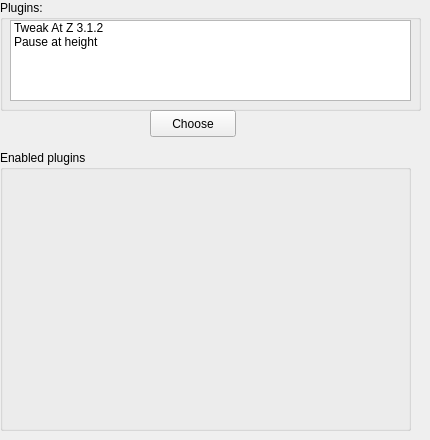
            <widget class="QWidget" name="plugins">
             <attribute name="title">
              <string>Plugins</string>
             </attribute>
             <widget class="QGroupBox" name="plugins_groupbox">
              <property name="geometry">
               <rect>
                <x>0</x>
                <y>0</y>
                <width>421</width>
                <height>111</height>
               </rect>
              </property>
              <property name="title">
               <string>Plugins:</string>
              </property>
              <widget class="QListWidget" name="plugin_config">
               <property name="geometry">
                <rect>
                 <x>10</x>
                 <y>20</y>
                 <width>401</width>
                 <height>81</height>
                </rect>
               </property>
               <item>
                <property name="text">
                 <string>Tweak At Z 3.1.2</string>
                </property>
               </item>
               <item>
                <property name="text">
                 <string>Pause at height</string>
                </property>
               </item>
              </widget>
             </widget>
             <widget class="QPushButton" name="pushButton">
              <property name="geometry">
               <rect>
                <x>150</x>
                <y>110</y>
                <width>86</width>
                <height>27</height>
               </rect>
              </property>
              <property name="text">
               <string>Choose</string>
              </property>
             </widget>
             <widget class="QGroupBox" name="enabled_plugins_groupbox">
              <property name="geometry">
               <rect>
                <x>0</x>
                <y>150</y>
                <width>411</width>
                <height>281</height>
               </rect>
              </property>
              <property name="title">
               <string>Enabled plugins</string>
              </property>
             </widget>
            </widget>
